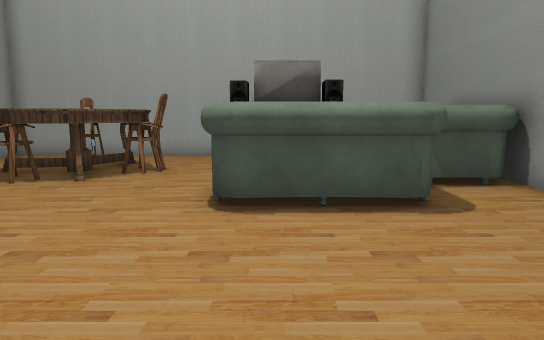
[1] (above)

13 first-person views from a walk through a 3-D level made in the Unity game engine. The camera is 1.5 m above the floor, tilts 8° down and sees 70° across. The floor is counted in squares, 1 m on a side. Each view is taken from the middle of a square. On the plan, view 1 faces up. The plan holds only what a view shows up to about 17 squares ahead; the rest is blank. The player is left out. Some surface patterns are stand-ins.

[2]
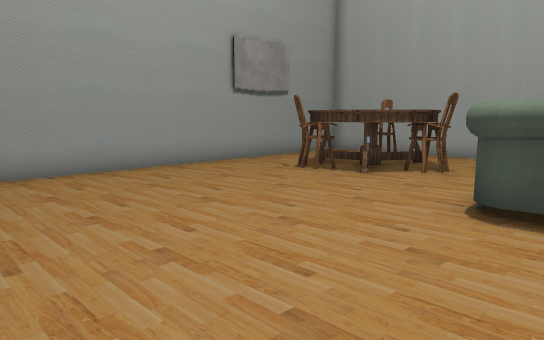

[3]
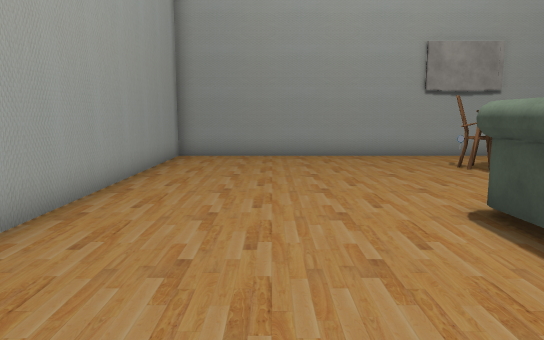

[4]
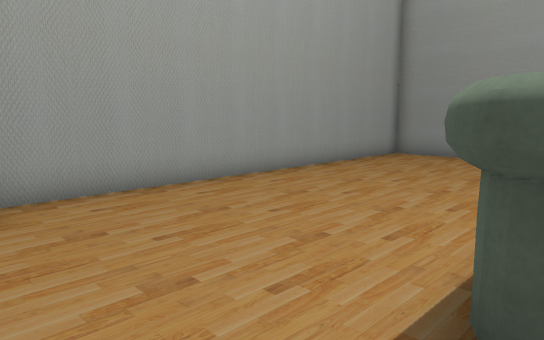

[5]
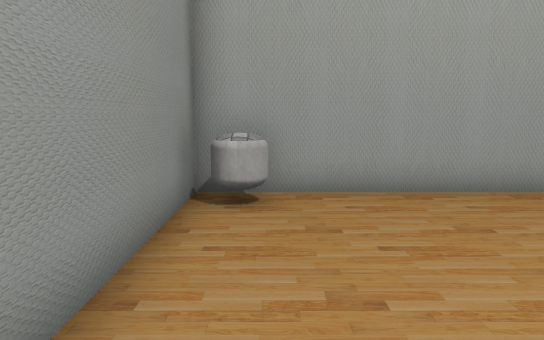

[6]
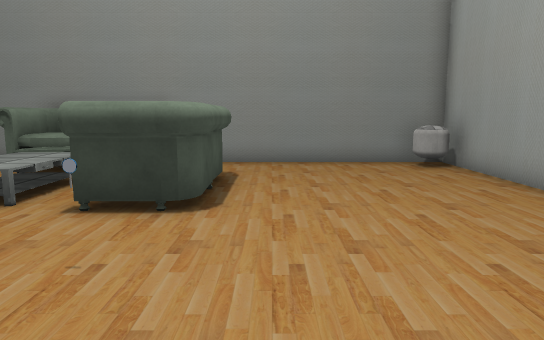

[7]
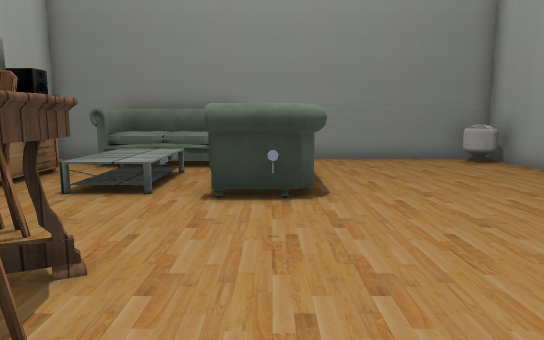

[8]
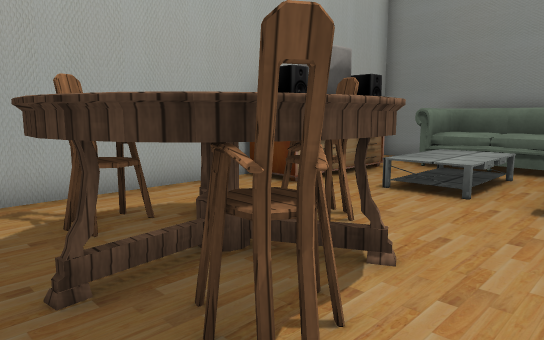

[9]
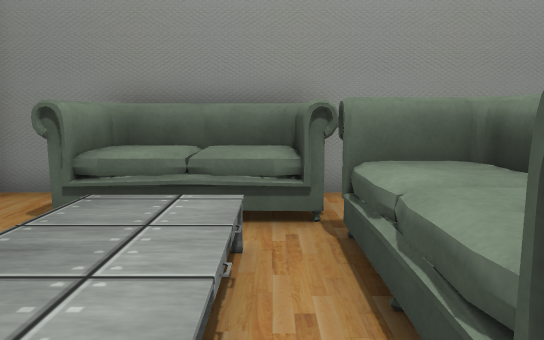

[10]
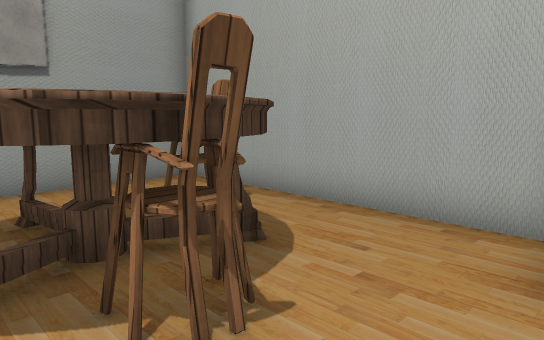

[11]
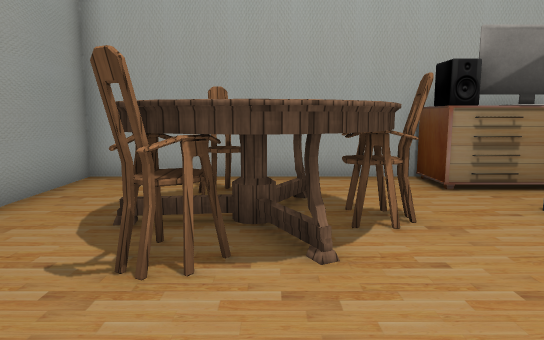

[12]
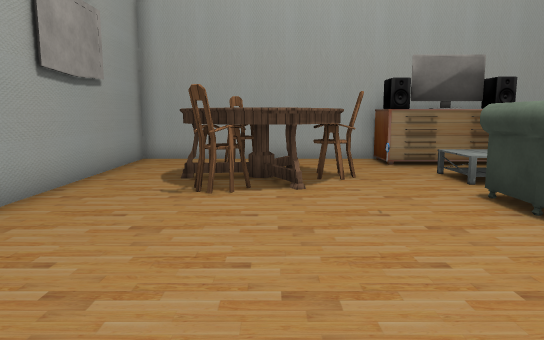

[13]
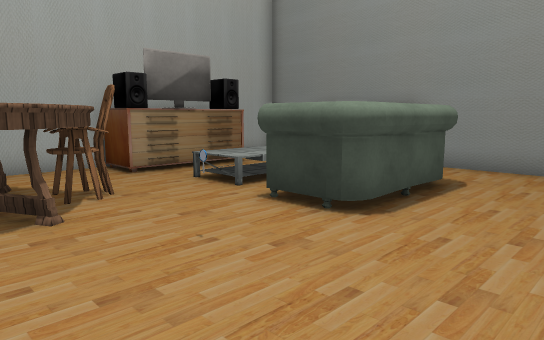

### Floor plan
Key: @ floor where view 1 was taken; # wall or solid block; . floor; C chair; S speaker; T table; O other object.
Columns run from 10 left of view 1 to 6 right of it. Each row starts with its distance up from view 1.
 15 ##########
 14 #........O    ##
 13 #...C....SOOO..
 12 #.. CTT......OOO
 11 #..TTTTC.TTTTOOO
 10 #..TTTTC.TTTTOOO
  9 #...CTT...TTTOOO#
  8 #...C....OOOOOOO#
  7 #......O.OOOOO..#
  6 #........OOOOO..#
  5 #...............#
  4 #...............#
  3 #...............#
  2 #...............#
  1 #..............O#
  0 #.........@...OO#
 -1 #################

Positions as (right, up) in squares from view 1, and headings:
1: (0, 0), facing up
2: (1, 0), facing up-left
3: (5, 3), facing left
4: (5, 7), facing down-left
5: (4, 7), facing down
6: (-7, 5), facing right
7: (-8, 7), facing right
8: (-8, 7), facing up-right
9: (-2, 9), facing right
10: (-1, 9), facing up-left
11: (-5, 5), facing up
12: (-5, 1), facing up
13: (-6, 3), facing up-right
